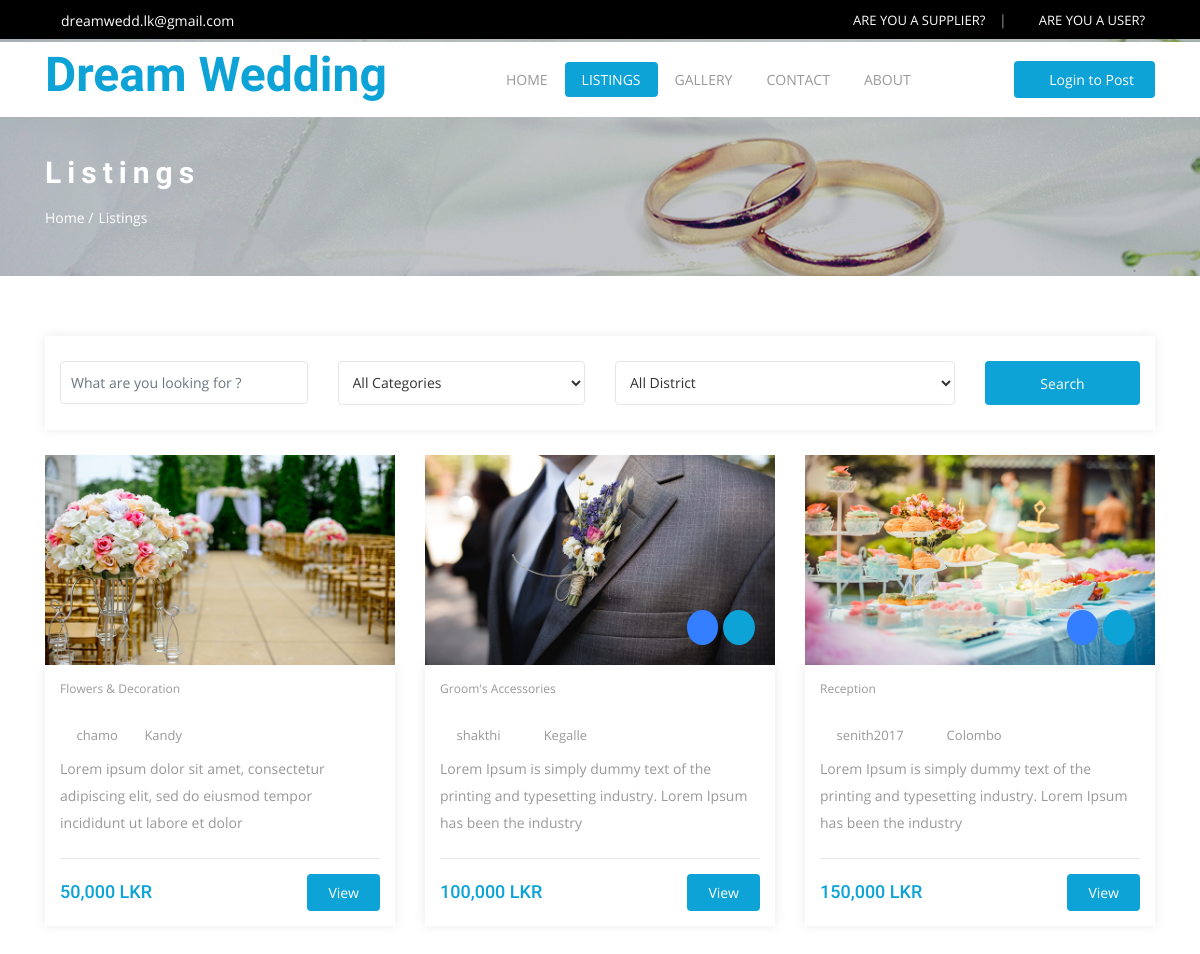
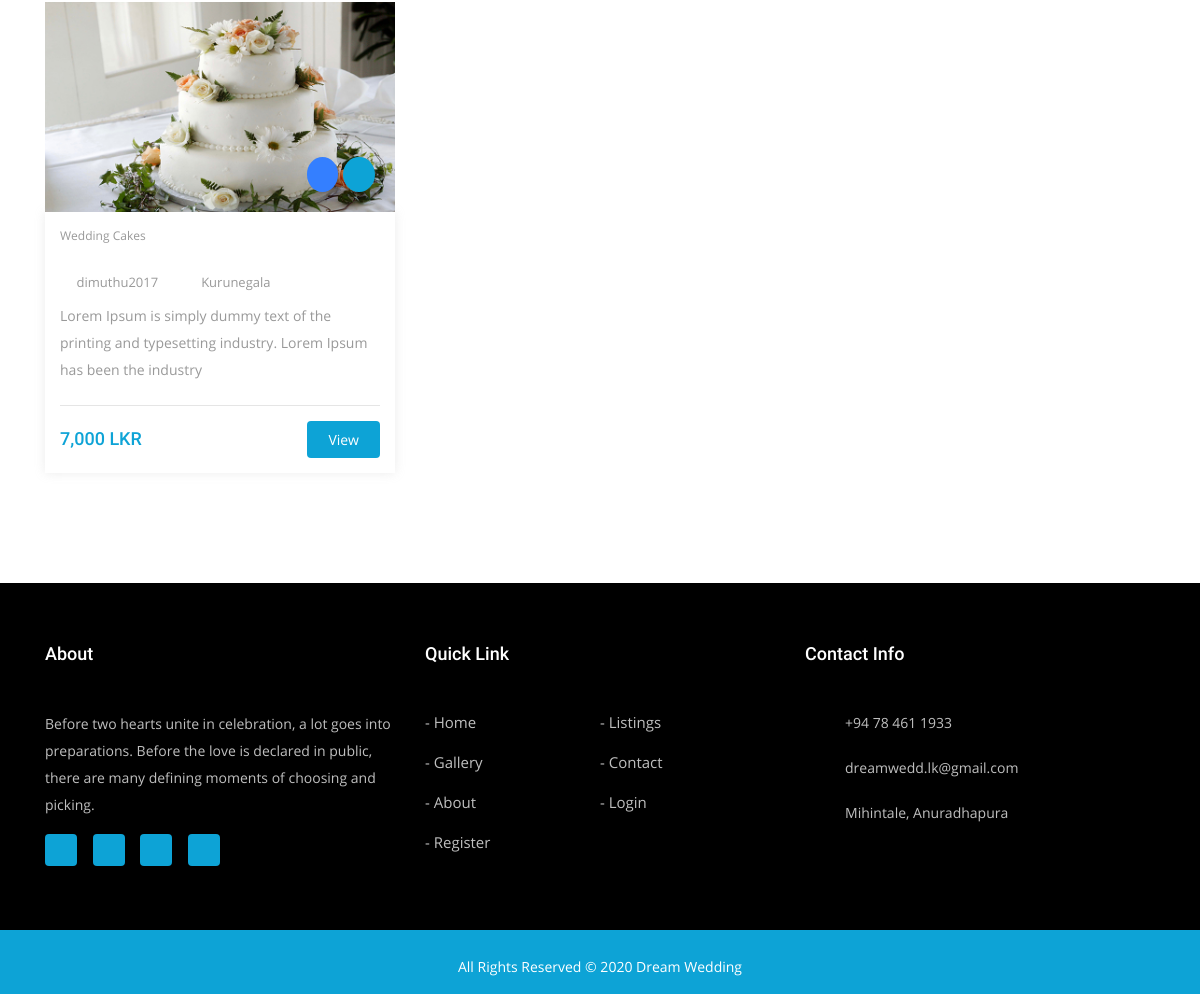
Screenshot of /listings.php with the database file from the repository (2 pictures, top to bottom).
### tables this page shows
CREATE TABLE `tbl_ads` (
  `enc_id` int(255) NOT NULL,
  `ad_id` varchar(255) NOT NULL,
  `author` varchar(255) NOT NULL,
  `title` varchar(255) NOT NULL,
  `category` varchar(255) NOT NULL,
  `city` varchar(255) NOT NULL,
  `price` varchar(255) NOT NULL,
  `fixed` varchar(255) NOT NULL,
  `short_desc` varchar(255) NOT NULL,
  `description` longtext NOT NULL,
  `date_posted` varchar(255) NOT NULL,
  `status` varchar(255) NOT NULL DEFAULT 'inactive',
  `featured` varchar(255) NOT NULL DEFAULT 'no'
);

CREATE TABLE `tbl_sup` (
  `user_id` varchar(255) NOT NULL,
  `username` varchar(255) NOT NULL,
  `email` varchar(255) NOT NULL,
  `login` varchar(255) NOT NULL,
  `role` varchar(255) NOT NULL DEFAULT 'sup',
  `verified` varchar(255) NOT NULL DEFAULT 'NO',
  `reg_date` varchar(255) NOT NULL,
  `avatar` varchar(255) DEFAULT NULL
);

### constants/config.php (called while the page is built, shortened)
<?php
$site_title = "Dream Wedding";
$about_site = "Before two hearts unite in celebration, a lot goes into preparations. Before the love is declared in public, there are many defining moments of choosing and picking.";
$currency = "LKR";
$facebook_link = "#";
$twitter_link = "#";
$instagram_link = "#";
$googleplus_link = "#";
$site_email = "dreamwedd.lk@gmail.com";
$site_phone = "+94 78 461 1933";
$site_address = "Mihintale, Anuradhapura";
?>

### constants/check-login.php (called while the page is built, shortened)
<?php
if (isset($_SESSION['logged']) && $_SESSION['logged'] == "1") {
$myrole = $_SESSION['role'];
$myemail = $_SESSION['email'];
$myavatar = $_SESSION['avatar'];
$myusername = $_SESSION['username'];
$myregdate = $_SESSION['reg_date'];
$accver = $_SESSION['verified'];
$myid = $_SESSION['myid'];
$logged = "1";
}else{
$logged = "0";
}

### listings.php (the view, shortened to what this page needs)
<?php
require 'constants/config.php';
require 'constants/check-login.php';
if (isset($_GET['page'])) {
$page = $_GET['page'];
if ($page=="" || $page=="1")
{
$page1 = 0;
$page = 1;
}else{
$page1 = ($page*18)-18;
}
}else{
$page1 = 0;
}
if (isset($_GET['search']) && isset($_GET['city']) && isset($_GET['keyword']) && $_GET['search'] == "✓") {
$searched = "1";
$title = "Search Results";
$cat = $_GET['category'];
$city = $_GET['city'];
$keyword = '%'.$_GET['keyword'].'%';
if ($city == "all" && $cat == "all") {
$query_1 = "SELECT * FROM tbl_ads LEFT JOIN tbl_sup ON tbl_ads.author = tbl_sup.user_id WHERE status = 'active' AND title LIKE :keyword ORDER BY enc_id DESC LIMIT $page1,18";
$query_2 = "SELECT * FROM tbl_ads LEFT JOIN tbl_sup ON tbl_ads.author = tbl_sup.user_id WHERE status = 'active' AND title LIKE :keyword ORDER BY enc_id DESC";
}else if ($city == "all" && $cat != "all") {
$query_1 = "SELECT * FROM tbl_ads LEFT JOIN tbl_sup ON tbl_ads.author = tbl_sup.user_id WHERE status = 'active' AND category = '$cat' AND title LIKE :keyword ORDER BY enc_id DESC LIMIT $page1,18";
$query_2 = "SELECT * FROM tbl_ads LEFT JOIN tbl_sup ON tbl_ads.author = tbl_sup.user_id WHERE status = 'active' AND category = '$cat' AND title LIKE :keyword ORDER BY enc_id DESC";
}else if ($city != "all" && $cat != "all") {
$query_1 = "SELECT * FROM tbl_ads LEFT JOIN tbl_sup ON tbl_ads.author = tbl_sup.user_id WHERE status = 'active' AND city = '$city' AND title LIKE :keyword ORDER BY enc_id DESC LIMIT $page1,18";
$query_2 = "SELECT * FROM tbl_ads LEFT JOIN tbl_sup ON tbl_ads.author = tbl_sup.user_id WHERE status = 'active' AND city = '$city' AND title LIKE :keyword ORDER BY enc_id DESC";
}
}else{
$title = "Listings";
$query_1 = "SELECT * FROM tbl_ads LEFT JOIN tbl_sup on tbl_ads.author = tbl_sup.user_id WHERE tbl_ads.status = 'active' ORDER BY enc_id DESC LIMIT $page1,18";
}
?>
<!DOCTYPE html>
<html lang="en">
<head>
<link rel="stylesheet" type="text/css" href="assets/css/bootstrap.min.css">
<link rel="stylesheet" type="text/css" href="assets/fonts/line-icons.css">
<link rel="stylesheet" type="text/css" href="assets/css/slicknav.css">
<link rel="stylesheet" type="text/css" href="assets/css/color-switcher.css">
<link rel="stylesheet" type="text/css" href="assets/css/animate.css">
<link rel="stylesheet" type="text/css" href="assets/css/owl.carousel.css">
<link rel="stylesheet" type="text/css" href="assets/css/main.css">
<link rel="stylesheet" type="text/css" href="assets/css/responsive.css">
</head>
<body>
<header id="header-wrap">
<div class="top-bar">
<div class="container">
<div class="row">
<div class="col-lg-7 col-md-5 col-xs-12">
<ul class="list-inline">
<li><a style="padding-top:5px;" class="header-top-button"><i class="lni-envelope"></i><?php echo $site_email; ?></a></li>
</ul>
</div>
<div class="col-lg-5 col-md-7 col-xs-12">
<div class="header-top-right float-right">
	<?php
	if ($logged == "1") {
		?>
		<a href="<?php echo $myrole ; ?>" class="header-top-button"><i class="lni-user"></i> My Account</a> |
       <a href="logout" class="header-top-button"><i class="lni-enter"></i> Log Out</a>
       <?php
	}else{
		?>
       <a href="register" class="header-top-button"><i class="lni-user"></i>  ARE YOU A SUPPLIER?</a> |
       <a href="registeruser" class="header-top-button"><i class="lni-user"></i>  ARE YOU A USER?</a>
   <?php
	}
	?>
</div>
</div>
</div>
</div>
</div>
<nav class="navbar navbar-expand-lg bg-white fixed-top scrolling-navbar">
<div class="container">
<div class="navbar-header">
<a id="site_logo"  class="navbar-brand"><?php echo $site_title; ?></a>
</div>
<div class="collapse navbar-collapse" id="main-navbar">
<ul class="navbar-nav mr-auto w-100 justify-content-center">
<li class="nav-item">
<a class="nav-link" href="./">
Home
</a>
</li>
<li class="nav-item active">
<a class="nav-link" href="listings">
Listings
</a>
</li>
<li class="nav-item">
<a class="nav-link" href="gallery">
Gallery
</a>
</li>
<li class="nav-item">
<a class="nav-link" href="contact">
Contact
</a>
</li>
<li class="nav-item">
<a class="nav-link" href="about">
About
</a>
</li>
</ul>
<div class="post-btn">
    <?php
	if ($logged == "1") {
		print '<a class="btn btn-common" href="'.$myrole.'/upload"><i class="lni-pencil-alt"></i> Post an Ad</a>';
		}else{
		print '<a class="btn btn-common" href="login"><i class="lni-lock"></i> Login to Post</a>';
		}
      ?>
</div>
</div>
</div>
</nav>
</header>
<div class="page-header" style="background: url(assets/img/banner1.jpg);">
<div class="container">
<div class="row">
<div class="col-md-12">
<div class="breadcrumb-wrapper">
<h2 class="product-title"><?php echo $title; ?></h2>
<ol class="breadcrumb">
<li><a href="./">Home /</a></li>
<li style="color:white;" class="current"><?php echo $title; ?></li>
</ol>
</div>
</div>
</div>
</div>
</div>
<section class="featured section-padding">
<div class="container">
	<div class="row">
<div class="col-sm-12">
	<div class="product-filter">
<form action="listings" method="GET" autocomplete="off">
<div class="row">
<div class="col-sm-3">
<input type="text"
style="margin-top: 15px; margin-bottom: 15px;"  class="form-control" name="keyword" placeholder="What are you looking for ?">
</div>
<div class="col-sm-3">
<select style="height:44px; margin-top: 15px; margin-bottom: 15px;" class="form-control"  name="category" required>
<option value="all">All Categories</option>
</select>
</div>
<div class="col-sm-4">
<select class="form-control"  style="height:44px; margin-top: 15px; margin-bottom: 15px;"  name="city" required>
<option value="all">All District</option>
</select>
</div>
<div class="col-sm-2">
<input type="submit" style="height:44px; margin-top: 15px; margin-bottom: 15px;  width:100%"  class="btn btn-common" value="Search">
</div>
</form>
</div>
</div>
</div>
</div>
<div class="row">
<?php
try {
    $conn = new PDO("mysql:host=$servername;dbname=$dbname", $username, $password);
    $conn->setAttribute(PDO::ATTR_ERRMODE, PDO::ERRMODE_EXCEPTION);
	$stmt = $conn->prepare($query_1);
	$stmt->execute();
	$result = $stmt->fetchAll();
    foreach($result as $row)
    {
      $ad_id = $row['ad_id'];
      $directory = "uploads/ads/$ad_id/";
      $files = scandir ($directory);
      $firstFile = $directory . $files[2];
      $approved = $row['verified'];
      $featured = $row['featured'];
    	?>
    	<div class="col-xs-6 col-sm-6 col-md-6 col-lg-4">
<div class="featured-box">
<figure>
<div class="icon">
	<?php
	if ($approved == "YES") {
	print '<span class="bg-green"><i class="lni-check-mark-circle"></i></span>';
	}
	if ($featured == "yes") {
		print '<span ><i class="lni-star"></i></span>';
	}
	?>
</div>
<a href="ad/<?php echo $row['ad_id']; ?>"><img class="img-fluid" src="<?php echo $firstFile; ?>" alt=""></a>
</figure>
<div class="feature-content">
<div class="product">
<a ><?php echo $row['category']; ?></a>
</div>
<div class="meta-tag">
<span>
<a ><i class="lni-user"></i> <?php echo $row['username']; ?>
</a>
	<?php
	if ($approved == "YES") {
	print '<i class="lni-check-mark-circle"></i>';
	}
	?>
</span>
<span>
<a><i class="lni-map-marker"></i> <?php echo $row['city']; ?></a>
</span>
</div>
<p class="dsc limit-text-desc"><?php echo $row['short_desc']; ?></p>
<div class="listing-bottom">
<h3 style="font-size:18px;" class="price float-left"><?php echo number_format($row['price']); ?> <?php echo $currency; ?></h3>
<a href="ad/<?php echo $row['ad_id']; ?>" class="btn btn-common float-right">View</a>
</div>
</div>
</div>
</div>
<?php
	}
	}catch(PDOException $e)
    {
    echo "Connection failed: " . $e->getMessage();
    }
    ?>
</div>
</section>
<footer>
<section class="footer-Content">
<div class="container">
<div class="row">
<div class="col-lg-4 col-md-4 col-xs-6 col-mb-12">
<div class="widget">
<div class="footer-logo"><h3 class="block-title">About</h3></div>
<div class="textwidget">
<p><?php echo $about_site; ?></p>
</div>
<ul class="mt-3 footer-social">
<li><a class="facebook" href="<?php echo $facebook_link; ?>"><i class="lni-facebook-filled"></i></a></li>
<li><a class="twitter" href="<?php echo $twitter_link; ?>"><i class="lni-twitter-filled"></i></a></li>
<li><a class="instaram" href="<?php echo $instagram_link; ?>"><i class="lni-instagram-filled"></i></a></li>
<li><a class="google-plus" href="<?php echo $googleplus_link; ?>"><i class="lni-google-plus"></i></a></li>
</ul>
</div>
</div>
<div class="col-lg-4 col-md-4 col-xs-6 col-mb-12">
<div class="widget">
<h3 class="block-title">Quick Link</h3>
<ul class="menu">
<li><a href="./">- Home</a></li>
<li><a href="listings">- Listings</a></li>
<li><a href="gallery">- Gallery</a></li>
<li><a href="contact">- Contact</a></li>
<li><a href="About">- About</a></li>
    <?php
	if ($logged == "1") {
print '<li><a href="'.$myrole.'">- My Account</a></li>
       <li><a href="logout">- Log Out</a></li>';
	}else{
print '<li><a href="login">- Login</a></li>
       <li><a href="register">- Register</a></li>';
	}
	?>
</ul>
</div>
</div>
<div class="col-lg-4 col-md-4 col-xs-6 col-mb-12">
<div class="widget">
<h3 class="block-title">Contact Info</h3>
<ul class="contact-footer">
<li>
<strong><i class="lni-phone"></i></strong><span><?php echo $site_phone; ?></span>
</li>
<li>
<strong><i class="lni-envelope"></i></strong><span><?php echo $site_email; ?></span>
</li>
<li>
<strong><i class="lni-map-marker"></i></strong><span><?php echo $site_address; ?></span>
</li>
</ul>
</div>
</div>
</div>
</div>
</section>
<div id="copyright">
<div class="container">
<div class="row">
<div class="col-md-12">
<div class="site-info text-center">
<p class="company-name">All Rights Reserved &copy; 2020 <a href="#">Dream Wedding</a>
</div>
</div>
</div>
</div>
</div>
</footer>
</body>
</html>

### rows the page displays
tbl_ads: ad (picture), category "Flowers & Decoration", tbl_sup.username "chamo", city "Kandy", short_desc "Lorem ipsum dolor sit amet, consectetur adipiscing elit, sed do eiusmod tempor incididunt ut labore et dolor", price "50,000"
tbl_ads: featured "yes" (drawn), ad (picture), category "Groom's Accessories", tbl_sup.username "shakthi", city "Kegalle", short_desc "Lorem Ipsum is simply dummy text of the printing and typesetting industry. Lorem Ipsum has been the industry", price "100,000"
tbl_ads: featured "yes" (drawn), ad (picture), category "Reception", tbl_sup.username "senith2017", city "Colombo", short_desc "Lorem Ipsum is simply dummy text of the printing and typesetting industry. Lorem Ipsum has been the industry", price "150,000"
tbl_ads: featured "yes" (drawn), ad (picture), category "Wedding Cakes", tbl_sup.username "dimuthu2017", city "Kurunegala", short_desc "Lorem Ipsum is simply dummy text of the printing and typesetting industry. Lorem Ipsum has been the industry", price "7,000"

### other values shown
$site_email "dreamwedd.lk@gmail.com"
$site_title "Dream Wedding"
$title "Listings"
$about_site "Before two hearts unite in celebration, a lot goes into preparations. Before the love is declared in public, there are many defining moments of choosing and picking."
$site_phone "+94 78 461 1933"
$site_address "Mihintale, Anuradhapura"
